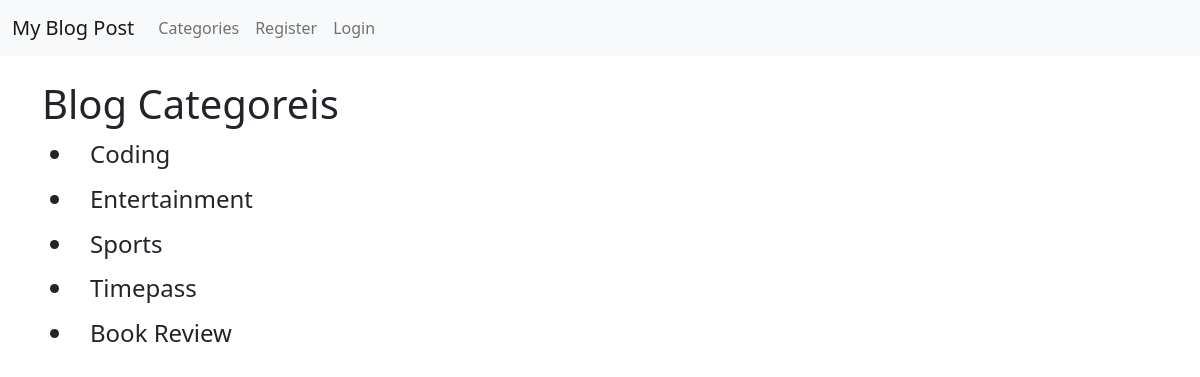
The page /category-list/ on the database as committed earlier.
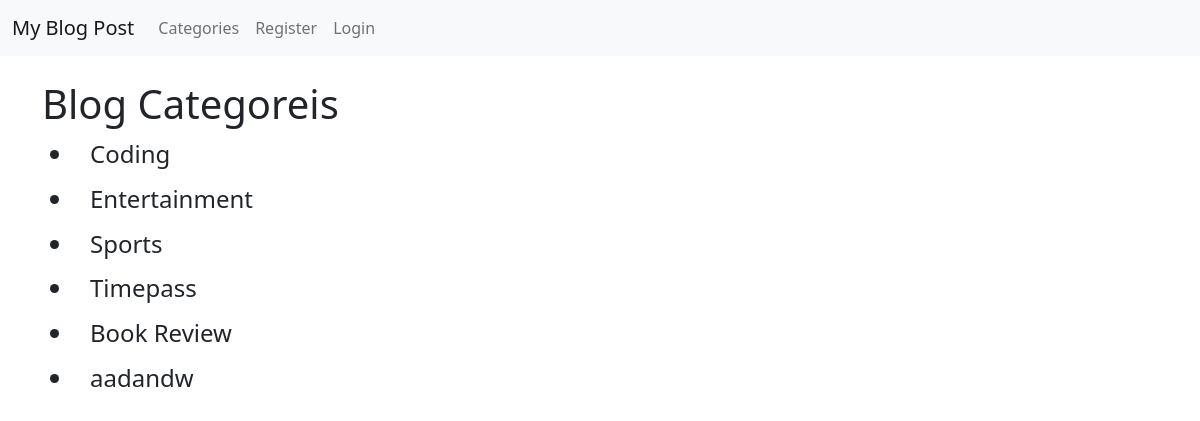
The same page on the database as committed later.
### blog/models.py (models this page shows, shortened)
class Category(models.Model):
    name = models.CharField(max_length=255)
    def __str__(self):
        return self.name

### blog/views.py (the view)
# urls.py: path('category-list/',CategoryListView , name = 'category-list'),
def CategoryListView(request):
    cat_menu_list = Category.objects.all()
    return render(request , 'category_list.html' , {'cat_menu_list':cat_menu_list})

### templates/category_list.html (shortened to what this page needs)
{% extends 'base.html'%}
{% block content %}
    <h1> Blog Categoreis</h1>
    <ul>
        {% for item in cat_menu_list %}
        <h4><li><a class="dropdown-item" href="{% url 'category' item|slugify %}">{{item}}</a></li></h4>
        {% endfor %}
    </ul>
 {% endblock %}

Rows that differ between the two databases and show on the page:
added Category: name "aadandw"
